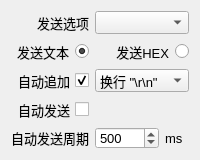
<?xml version="1.0" encoding="UTF-8"?>
<ui version="4.0">
 <class>SendSettingsBox</class>
 <widget class="QWidget" name="SendSettingsBox">
  <property name="geometry">
   <rect>
    <x>0</x>
    <y>0</y>
    <width>200</width>
    <height>160</height>
   </rect>
  </property>
  <property name="minimumSize">
   <size>
    <width>200</width>
    <height>160</height>
   </size>
  </property>
  <property name="maximumSize">
   <size>
    <width>16777215</width>
    <height>160</height>
   </size>
  </property>
  <property name="font">
   <font>
    <pointsize>10</pointsize>
   </font>
  </property>
  <property name="windowTitle">
   <string>Form</string>
  </property>
  <layout class="QGridLayout" name="gridLayout">
   <item row="0" column="0">
    <widget class="QLabel" name="label_Option">
     <property name="maximumSize">
      <size>
       <width>150</width>
       <height>150</height>
      </size>
     </property>
     <property name="text">
      <string>发送选项</string>
     </property>
     <property name="alignment">
      <set>Qt::AlignmentFlag::AlignRight|Qt::AlignmentFlag::AlignTrailing|Qt::AlignmentFlag::AlignVCenter</set>
     </property>
    </widget>
   </item>
   <item row="0" column="1" colspan="2">
    <widget class="QComboBox" name="comboBox_Option">
     <property name="maximumSize">
      <size>
       <width>150</width>
       <height>24</height>
      </size>
     </property>
    </widget>
   </item>
   <item row="1" column="0">
    <widget class="QRadioButton" name="radioButton_Text">
     <property name="maximumSize">
      <size>
       <width>150</width>
       <height>32</height>
      </size>
     </property>
     <property name="layoutDirection">
      <enum>Qt::LayoutDirection::RightToLeft</enum>
     </property>
     <property name="text">
      <string>发送文本</string>
     </property>
     <property name="checked">
      <bool>true</bool>
     </property>
    </widget>
   </item>
   <item row="1" column="1" colspan="2">
    <widget class="QRadioButton" name="radioButton_HEX">
     <property name="maximumSize">
      <size>
       <width>150</width>
       <height>32</height>
      </size>
     </property>
     <property name="layoutDirection">
      <enum>Qt::LayoutDirection::RightToLeft</enum>
     </property>
     <property name="text">
      <string>发送HEX</string>
     </property>
    </widget>
   </item>
   <item row="2" column="0">
    <widget class="QCheckBox" name="checkBox_Append">
     <property name="maximumSize">
      <size>
       <width>150</width>
       <height>32</height>
      </size>
     </property>
     <property name="layoutDirection">
      <enum>Qt::LayoutDirection::RightToLeft</enum>
     </property>
     <property name="text">
      <string>自动追加</string>
     </property>
     <property name="checked">
      <bool>true</bool>
     </property>
    </widget>
   </item>
   <item row="2" column="1" colspan="2">
    <widget class="QComboBox" name="comboBox_Append">
     <property name="maximumSize">
      <size>
       <width>150</width>
       <height>24</height>
      </size>
     </property>
     <item>
      <property name="text">
       <string>换行 &quot;\r\n&quot;</string>
      </property>
     </item>
     <item>
      <property name="text">
       <string>换行 &quot;\n&quot;</string>
      </property>
     </item>
     <item>
      <property name="text">
       <string>空字符 &quot;\0&quot;</string>
      </property>
     </item>
    </widget>
   </item>
   <item row="3" column="0">
    <widget class="QCheckBox" name="checkBox_AutoSend">
     <property name="enabled">
      <bool>true</bool>
     </property>
     <property name="maximumSize">
      <size>
       <width>150</width>
       <height>32</height>
      </size>
     </property>
     <property name="layoutDirection">
      <enum>Qt::LayoutDirection::RightToLeft</enum>
     </property>
     <property name="text">
      <string>自动发送</string>
     </property>
    </widget>
   </item>
   <item row="3" column="1" colspan="2">
    <spacer name="horizontalSpacer">
     <property name="orientation">
      <enum>Qt::Orientation::Horizontal</enum>
     </property>
     <property name="sizeHint" stdset="0">
      <size>
       <width>70</width>
       <height>20</height>
      </size>
     </property>
    </spacer>
   </item>
   <item row="4" column="0">
    <widget class="QLabel" name="label_AutoSendCycle">
     <property name="enabled">
      <bool>true</bool>
     </property>
     <property name="maximumSize">
      <size>
       <width>16777215</width>
       <height>32</height>
      </size>
     </property>
     <property name="text">
      <string>自动发送周期</string>
     </property>
    </widget>
   </item>
   <item row="4" column="1">
    <widget class="QSpinBox" name="spinBox_AutoSendCycle">
     <property name="enabled">
      <bool>true</bool>
     </property>
     <property name="maximumSize">
      <size>
       <width>16777215</width>
       <height>24</height>
      </size>
     </property>
     <property name="maximum">
      <number>99999</number>
     </property>
     <property name="value">
      <number>500</number>
     </property>
    </widget>
   </item>
   <item row="4" column="2">
    <widget class="QLabel" name="label_MS">
     <property name="enabled">
      <bool>true</bool>
     </property>
     <property name="maximumSize">
      <size>
       <width>16777215</width>
       <height>32</height>
      </size>
     </property>
     <property name="text">
      <string>ms</string>
     </property>
    </widget>
   </item>
  </layout>
 </widget>
 <resources/>
 <connections/>
</ui>
